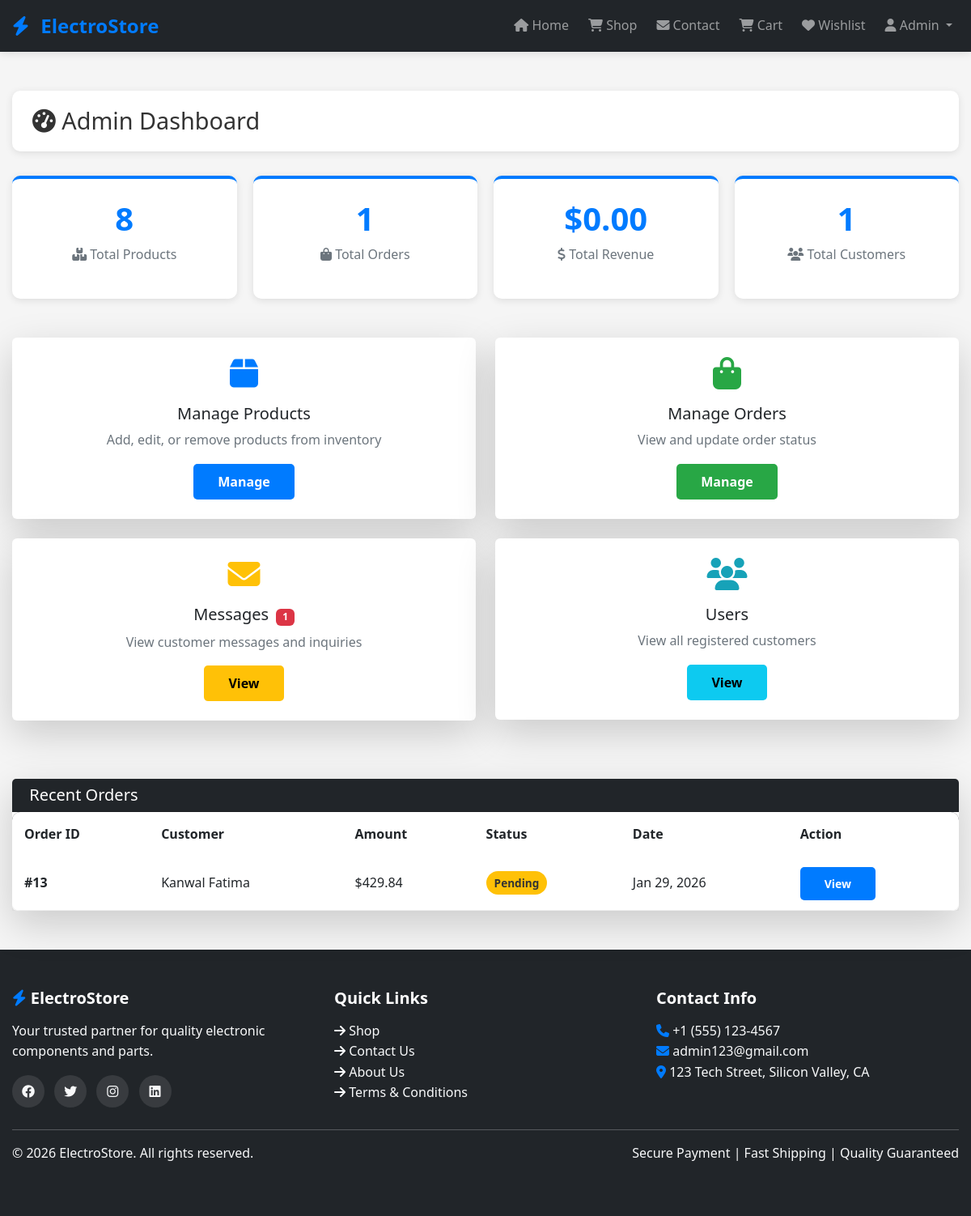
The page /frontend/admin/admin_dashboard.php (signed in) on the database its author committed.
### tables this page shows
CREATE TABLE `orders` (
  `id` int(11) NOT NULL,
  `user_id` int(11) NOT NULL,
  `total_amount` decimal(10,2) NOT NULL,
  `status` enum('pending','processing','shipped','delivered','cancelled') DEFAULT 'pending',
  `payment_method` varchar(50) DEFAULT NULL,
  `shipping_address` text DEFAULT NULL,
  `created_at` timestamp NOT NULL DEFAULT current_timestamp(),
  `updated_at` timestamp NOT NULL DEFAULT current_timestamp() ON UPDATE current_timestamp()
);

CREATE TABLE `users` (
  `id` int(11) NOT NULL,
  `name` varchar(100) NOT NULL,
  `email` varchar(100) NOT NULL,
  `password` varchar(255) NOT NULL,
  `phone` varchar(20) DEFAULT NULL,
  `address` varchar(255) DEFAULT NULL,
  `city` varchar(100) DEFAULT NULL,
  `state` varchar(100) DEFAULT NULL,
  `zipcode` varchar(20) DEFAULT NULL,
  `country` varchar(100) DEFAULT NULL,
  `role` enum('customer','admin') DEFAULT 'customer',
  `created_at` timestamp NOT NULL DEFAULT current_timestamp(),
  `updated_at` timestamp NOT NULL DEFAULT current_timestamp() ON UPDATE current_timestamp(),
  `zip` varchar(20) DEFAULT NULL
);

### frontend/admin/admin_dashboard.php (the view, shortened to what this page needs)
<?php
include('../../backend/includes/header.php');
?>
<div class="container my-5">
    <div class="section-header">
        <h2><i class="fas fa-tachometer-alt"></i> Admin Dashboard</h2>
    </div>
    <div class="stats-grid">
        <?php
        $products_result = mysqli_query($conn, "SELECT COUNT(*) as total FROM products");
        $prod_data = mysqli_fetch_assoc($products_result);
        $orders_result = mysqli_query($conn, "SELECT COUNT(*) as total FROM orders");
        $order_data = mysqli_fetch_assoc($orders_result);
        $revenue_result = mysqli_query($conn, "SELECT SUM(total_amount) as total FROM orders WHERE status='delivered'");
        $revenue_data = mysqli_fetch_assoc($revenue_result);
        $users_result = mysqli_query($conn, "SELECT COUNT(*) as total FROM users WHERE role='customer'");
        $user_data = mysqli_fetch_assoc($users_result);
        $messages_result = mysqli_query($conn, "SELECT COUNT(*) as total FROM messages WHERE status='unread'");
        $msg_data = mysqli_fetch_assoc($messages_result);
        ?>
        <div class="stat-card">
            <h3><?php echo $prod_data['total']; ?></h3>
            <p><i class="fas fa-boxes"></i> Total Products</p>
        </div>
        <div class="stat-card">
            <h3><?php echo $order_data['total']; ?></h3>
            <p><i class="fas fa-shopping-bag"></i> Total Orders</p>
        </div>
        <div class="stat-card">
            <h3>$<?php echo number_format($revenue_data['total'] ?? 0, 2); ?></h3>
            <p><i class="fas fa-dollar-sign"></i> Total Revenue</p>
        </div>
        <div class="stat-card">
            <h3><?php echo $user_data['total']; ?></h3>
            <p><i class="fas fa-users"></i> Total Customers</p>
        </div>
    </div>
    <div class="row my-5">
        <div class="col-md-6 mb-4">
            <div class="card shadow-lg border-0">
                <div class="card-body text-center p-4">
                    <i class="fas fa-box" style="font-size: 40px; color: #007bff;"></i>
                    <h5 class="mt-3">Manage Products</h5>
                    <p class="text-muted">Add, edit, or remove products from inventory</p>
                    <a href="manage_products.php" class="btn btn-primary">Manage</a>
                </div>
            </div>
        </div>
        <div class="col-md-6 mb-4">
            <div class="card shadow-lg border-0">
                <div class="card-body text-center p-4">
                    <i class="fas fa-shopping-bag" style="font-size: 40px; color: #28a745;"></i>
                    <h5 class="mt-3">Manage Orders</h5>
                    <p class="text-muted">View and update order status</p>
                    <a href="manage_orders.php" class="btn btn-success">Manage</a>
                </div>
            </div>
        </div>
        <div class="col-md-6 mb-4">
            <div class="card shadow-lg border-0">
                <div class="card-body text-center p-4">
                    <i class="fas fa-envelope" style="font-size: 40px; color: #ffc107;"></i>
                    <h5 class="mt-3">Messages <span class="badge bg-danger"><?php echo $msg_data['total']; ?></span></h5>
                    <p class="text-muted">View customer messages and inquiries</p>
                    <a href="admin_inbox.php" class="btn btn-warning">View</a>
                </div>
            </div>
        </div>
        <div class="col-md-6 mb-4">
            <div class="card shadow-lg border-0">
                <div class="card-body text-center p-4">
                    <i class="fas fa-users" style="font-size: 40px; color: #17a2b8;"></i>
                    <h5 class="mt-3">Users</h5>
                    <p class="text-muted">View all registered customers</p>
                    <a href="manage_users.php" class="btn btn-info">View</a>
                </div>
            </div>
        </div>
    </div>
    <div class="card shadow-lg border-0 mt-5">
        <div class="card-header bg-dark text-white">
            <h5 class="mb-0"><i class="fas fa-recent"></i> Recent Orders</h5>
        </div>
        <div class="card-body p-0">
            <div class="table-responsive">
                <table class="table table-hover mb-0">
                    <thead>
                        <tr>
                            <th>Order ID</th>
                            <th>Customer</th>
                            <th>Amount</th>
                            <th>Status</th>
                            <th>Date</th>
                            <th>Action</th>
                        </tr>
                    </thead>
                    <tbody>
                        <?php
                        $recent_orders = mysqli_query($conn, "SELECT o.*, u.name, u.email FROM orders o JOIN users u ON o.user_id = u.id ORDER BY o.created_at DESC LIMIT 10");
                        if($recent_orders && mysqli_num_rows($recent_orders) > 0) {
                            while($order = mysqli_fetch_assoc($recent_orders)) {
                                echo "
                                <tr>
                                    <td><strong>#" . $order['id'] . "</strong></td>
                                    <td>{$order['name']}</td>
                                    <td>\${$order['total_amount']}</td>
                                    <td><span class='status-badge status-" . $order['status'] . "'>" . ucfirst($order['status']) . "</span></td>
                                    <td>" . date('M d, Y', strtotime($order['created_at'])) . "</td>
                                    <td><a href='manage_orders.php?id=" . $order['id'] . "' class='btn btn-sm btn-primary'>View</a></td>
                                </tr>
                                ";
                            }
                        }
                        ?>
                    </tbody>
                </table>
            </div>
        </div>
    </div>
</div>
<?php include('../../backend/includes/footer.php'); ?>

### frontend/assets/style.css (style rules this page uses)
:root { --primary-color: #007bff; --secondary-color: #6c757d; --success-color: #28a745; --danger-color: #dc3545; --warning-color: #ffc107; --dark-color: #343a40; --light-color: #f8f9fa; }
* { margin: 0; padding: 0; box-sizing: border-box; }
body { font-family: 'Segoe UI', Tahoma, Geneva, Verdana, sans-serif; background-color: #f5f5f5; color: #333; line-height: 1.6; }
.badge { font-size: 0.75rem; margin-left: 0.25rem; }
.btn { padding: 10px 30px; border-radius: 5px; font-weight: 600; transition: all 0.3s ease; display: inline-block; text-decoration: none; cursor: pointer; border: none; }
.btn-primary { background-color: var(--primary-color); color: white; }
.btn-success { background-color: var(--success-color); color: white; }
.table { background: white; border-radius: 10px; overflow: hidden; box-shadow: 0 2px 10px rgba(0, 0, 0, 0.1); }
.table thead { background-color: var(--dark-color); color: white; }
.table th { padding: 15px; font-weight: 600; border: none; }
.table td { padding: 12px 15px; vertical-align: middle; }
.table tbody tr { border-bottom: 1px solid #eee; transition: background-color 0.2s ease; }
.status-badge { padding: 5px 10px; border-radius: 20px; font-size: 0.85rem; font-weight: 600; }
.status-pending { background-color: var(--warning-color); color: #333; }
.section-header { background: white; padding: 20px 25px; margin-bottom: 30px; border-radius: 10px; box-shadow: 0 2px 10px rgba(0, 0, 0, 0.1); display: flex; justify-content: space-between; align-items: center; }
.section-header h2 { margin: 0; font-size: 1.8rem; color: #333; }
.stats-grid { display: grid; grid-template-columns: repeat(auto-fit, minmax(250px, 1fr)); gap: 20px; margin-bottom: 30px; }
.stat-card { background: white; padding: 25px; border-radius: 10px; box-shadow: 0 2px 10px rgba(0, 0, 0, 0.1); text-align: center; border-top: 4px solid var(--primary-color); }
.stat-card h3 { font-size: 2.5rem; font-weight: 700; color: var(--primary-color); margin-bottom: 0.5rem; }
.stat-card p { color: var(--secondary-color); font-size: 1rem; }
.text-muted { color: var(--secondary-color) !important; }
.container { max-width: 1200px; margin: 0 auto; padding: 0 15px; }

### rows shown on the page
orders: id "13", user.name "Kanwal Fatima", total_amount "429.84", status "Pending", created_at "Jan 29, 2026"

### other values the page prints
substr($_SESSION['name'], 0, 10) "Admin"
$prod_data['total'] "8"
$order_data['total'] "1"
$revenue_data['total'] "0.00"
$user_data['total'] "1"
$msg_data['total'] "1"
